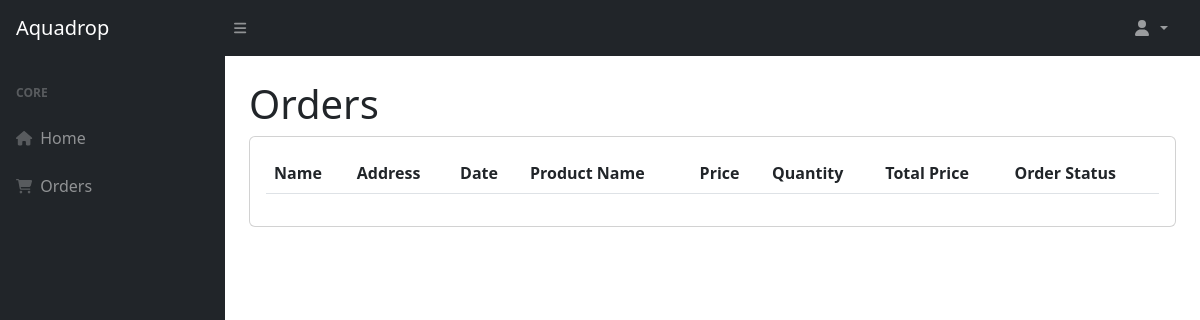
Before: /customer_orders.php (signed in) with the older database file.
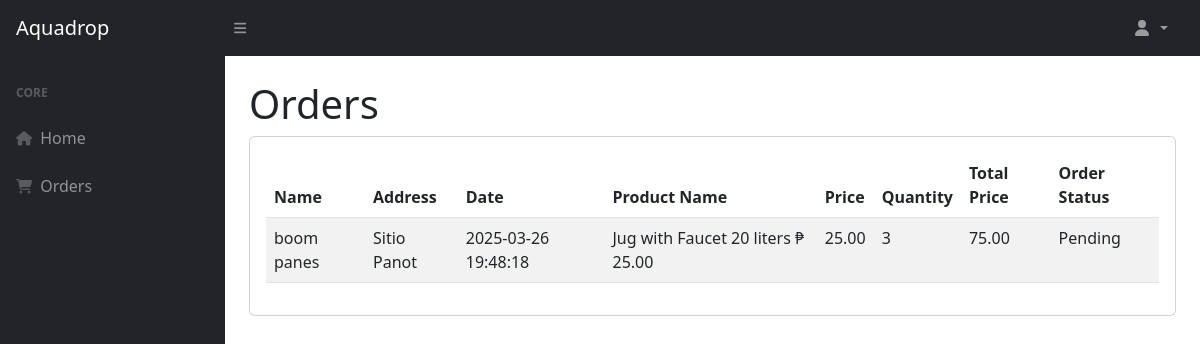
After: the same page with the newer database file.
### tables this page shows
CREATE TABLE IF NOT EXISTS `orders` (
  `order_id` int(11) NOT NULL AUTO_INCREMENT,
  `user_id` int(11) NOT NULL,
  `name` varchar(255) NOT NULL,
  `contact_number` varchar(11) NOT NULL,
  `address` varchar(255) NOT NULL,
  `date` timestamp NOT NULL DEFAULT current_timestamp() ON UPDATE current_timestamp(),
  `quantity` int(11) NOT NULL,
  `type_id` int(11) NOT NULL,
  `payment` decimal(10,2) NOT NULL,
  `status_id` int(11) NOT NULL,
  `rider` varchar(255) NOT NULL,
  PRIMARY KEY (`order_id`)
);

CREATE TABLE IF NOT EXISTS `userdetails` (
  `id` int(11) NOT NULL AUTO_INCREMENT,
  `userid` int(11) NOT NULL,
  `role_id` int(11) NOT NULL,
  `email` varchar(255) NOT NULL,
  `firstname` varchar(255) NOT NULL,
  `lastname` varchar(255) NOT NULL,
  `address` varchar(255) NOT NULL,
  `contact_number` varchar(11) NOT NULL,
  PRIMARY KEY (`id`)
);

CREATE TABLE IF NOT EXISTS `type` (
  `type_id` int(11) NOT NULL AUTO_INCREMENT,
  `type_name` varchar(255) NOT NULL,
  `price` decimal(10,2) NOT NULL,
  PRIMARY KEY (`type_id`)
);

CREATE TABLE IF NOT EXISTS `status` (
  `status_id` int(11) NOT NULL AUTO_INCREMENT,
  `status_name` varchar(255) NOT NULL,
  PRIMARY KEY (`status_id`)
);

### customer_orders.php (the view, shortened to what this page needs)
<?php
require ('db.php');
$sql = "SELECT a.firstname, a.lastname, a.address, b.date, c.type_name, c.price, b.quantity, (c.price * b.quantity) as total_price, d.status_name FROM orders b
JOIN userdetails a ON a.userid = b.user_id
JOIN type c ON c.type_id = b.type_id
JOIN status d ON b.status_id = d.status_id";
$stmt = $conn->prepare($sql);
$stmt->execute();
$data = $stmt->fetchAll(PDO::FETCH_ASSOC);
?>
<!DOCTYPE html>
<html lang="en">
    <head>
        <link href="https://cdn.jsdelivr.net/npm/simple-datatables@7.1.2/dist/style.min.css" rel="stylesheet" />
        <link href="css/styles.css" rel="stylesheet" />
    </head>
    <body class="sb-nav-fixed">
        <nav class="sb-topnav navbar navbar-expand navbar-dark bg-dark">
            <a class="navbar-brand ps-3" href="home.php">Aquadrop</a>
            <button class="btn btn-link btn-sm order-1 order-lg-0 me-4 me-lg-0" id="sidebarToggle" href="#!">
                <i class="fas fa-bars"></i>
            </button>
            <ul class="navbar-nav ms-auto me-3 me-lg-4">
                <li class="nav-item dropdown ms-auto">
                    <a class="nav-link dropdown-toggle" id="navbarDropdown" href="#" role="button" data-bs-toggle="dropdown" aria-expanded="false">
                        <i class="fas fa-user fa-fw"></i>
                    </a>
                </li>
            </ul>
        </nav>
        <div id="layoutSidenav">
            <div id="layoutSidenav_nav">
                <nav class="sb-sidenav accordion sb-sidenav-dark" id="sidenavAccordion">
                    <div class="sb-sidenav-menu">
                        <div class="nav">
                            <div class="sb-sidenav-menu-heading">Core</div>
                            <a class="nav-link" href="index.php">
                                <div class="sb-nav-link-icon"><i class="fas fa-home"></i></div>
                                Home
                            </a>
                            <a class="nav-link" href="customer_orders.php">
                                <div class="sb-nav-link-icon"><i class="fas fa-shopping-cart"></i></div>
                                Orders
                            </a>
                        </div>
                    </div>
                </nav>
            </div>
            <div id="layoutSidenav_content">
                <main>
                    <div class="container-fluid px-4">
                        <h1 class="mt-4">Orders</h1>
                        <div class="card mb-4">
                            <div class="card-body">
                                <table id="ordersTable" class="table table-striped" style="width:100%">
                                    <thead>
                                        <tr>
                                            <th>Name</th>
                                            <th>Address</th>
                                            <th>Date</th>
                                            <th>Product Name</th>
                                            <th>Price</th>
                                            <th>Quantity</th>
                                            <th>Total Price</th>
                                            <th>Order Status</th>
                                        </tr>
                                    </thead>
                                    <tbody>
                                        <?php foreach ($data as $row):?>
                                            <tr>
                                                <td><?php echo $row['firstname']." ".$row['lastname']?></td>
                                                <td><?php echo $row['address']?></td>
                                                <td><?php echo $row['date']?></td>
                                                <td><?php echo $row['type_name']?></td>
                                                <td><?php echo $row['price']?></td>
                                                <td><?php echo $row['quantity']?></td>
                                                <td><?php echo $row['total_price']?></td>
                                                <td><?php echo $row['status_name']?></td>
                                            </tr>
                                        <?php endforeach;?>
                                    </tbody>
                                </table>
                            </div>
                        </div>
                    </div>
                </main>
            </div>
        </div>
    </body>
</html>

Changed rows visible on the page:
added orders: userdetails.firstname "boom", userdetails.lastname "panes", userdetails.address "Sitio Panot", date "2025-03-26 19:48:18", type.type_name "Jug with Faucet 20 liters ₱ 25.00", type.price "25.00", quantity "3", total_price "75.00", status.status_name "Pending"
